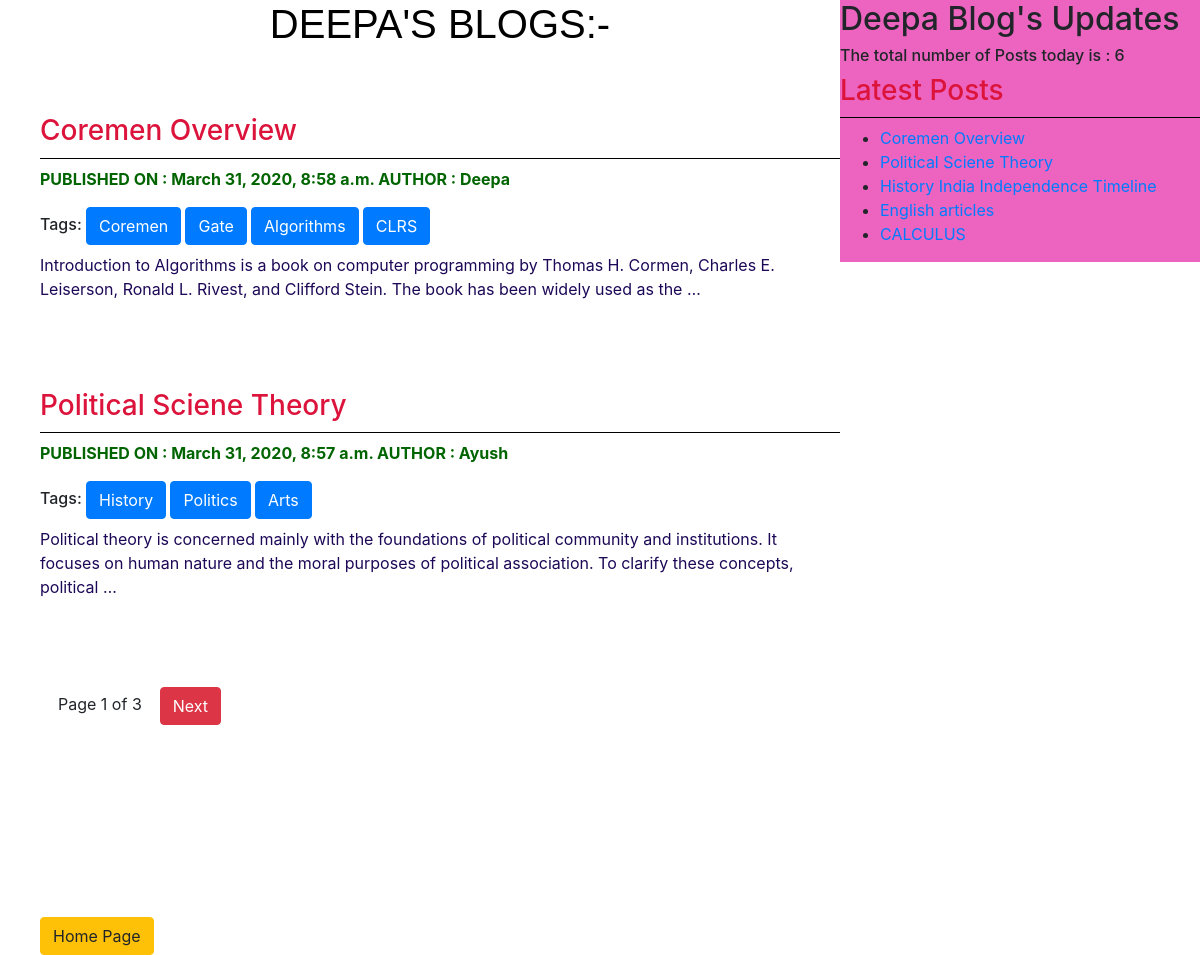
Screenshot of /post/home/ with the database file from the repository.
### blogapp/models.py (models this page shows, shortened)
class Post(models.Model):
    STATUS=(('draft','Draft'),('published','Published'))
    title = models.CharField(max_length = 150)
    slug = models.SlugField(max_length = 50, unique_for_date='publish')
    author= models.ForeignKey(User, related_name='blog_posts', on_delete=models.CASCADE)
    body = models.TextField()
    publish = models.DateTimeField(default=0,null=True)
    created = models.DateTimeField( auto_now_add=True)
    updated = models.DateTimeField(auto_now=True)
    status = models.CharField(max_length = 10, choices=STATUS, default='draft')
    tags=TaggableManager()
    class Meta:
        ordering=('-publish',)
    def get_absolute_url(self):
        kwargs = {'year': self.publish.year,
              'month': self.publish.strftime('%m').lower(),
              'day': self.publish.strftime('%d'),
              'post': self.slug,
                }
        return reverse("blogapp:post-details",args=[self.publish.year,self.publish.strftime('%m'),self.publish.strftime('%d'),self.slug])

### blogapp/views.py (the view)
# urls.py: path('home/',views.post_view,name='home'),
def post_view(request,tag_slug=None):
    post_list_view=Post.objects.all()
    tag=None
    if tag_slug:
        tag=get_object_or_404(Tag,slug=tag_slug)
        post_list_view=post_list_view.filter(tags__in=[tag])
    paginator=Paginator(post_list_view,2)
    page_number=request.GET.get('page')
    try:
        post_list_view=paginator.page(page_number)
    except PageNotAnInteger:
        post_list_view=paginator.page(1)
    except EmptyPage:
        post_list_view=paginator.page(paginator.num_pages)
    return render(request, 'blogapp/post_list.html', {'post_list_view':post_list_view,'tag':tag})

### blogapp/templatetags/blogapp_tags.py (called while the page is built)
@register.simple_tag(name='my_tag')
def total_posts():
    return Post.objects.count()

@register.inclusion_tag('blogapp/latest.html')
def show_posts():
    latest_post=Post.objects.order_by('-publish')[:5]
    return{'latest_post':latest_post}

### templates/blogapp/post_list.html (shortened to what this page needs)
<!DOCTYPE html>
{% extends 'blogapp/base.html' %}
{% block content %}
<h1>DEEPA'S BLOGS:-</h1><br><br>
    {%for post in post_list_view%}
    <a href="{{post.get_absolute_url}}"><h3>{{post.title}}</h3></a>
    <p id='date'>PUBLISHED ON : {{post.publish}}     AUTHOR : {{post.author|title}}  </p>
    <h6>Tags:
    {% for tag in post.tags.all %}
        <a href="/post/tag/{{tag.slug}}"><input type="button" class="btn btn-primary btn-small" value="{{tag.name}}" ></a>
        {%endfor%}
    </h6>
    <p id='au_date'>{{post.body|truncatewords:30}}</p> <br><br><br>
    {%endfor%}
    {%include 'blogapp/pagination.html' with page=post_list_view %}
{% endblock content %}

### templates/blogapp/base.html (shortened to what this page needs)
<!DOCTYPE html>
{% load blogapp_tags %}
{% load static %}
<html lang="en">
<head>
        <link rel="stylesheet" href="{% static 'css/post.css' %}">
        <link rel="stylesheet" href="https://stackpath.bootstrapcdn.com/bootstrap/4.4.1/css/bootstrap.min.css">
    </head>
<body>
    <div>
        <div class="content">
            {% block content %}
            {% endblock content %} <br><br><br><br><br><br><br><br>
            <a href="/post/home"><input type="button" class="btn btn-warning btn-large" value="Home Page"></a>
        </div>
        <div class='sidebar'>
            <h2>Deepa Blog's Updates</h2>
            <h6>The total number of Posts today is : {% my_tag %}</h6>
            <h3>Latest Posts</h3>{% show_posts %}
        </div>
    </div>
</body>
</html>

### templates/blogapp/pagination.html (shortened to what this page needs)
<div class="paginator">
    &nbsp;&nbsp;&nbsp;
    Page {{page.number}} of {{page.paginator.num_pages}}&nbsp;&nbsp;&nbsp;
    {%if page.has_next%}
    <a href="?page={{page.next_page_number}}"><input type="button" class="btn btn-danger btn-small" value="Next"></a>
    {%endif%}
</div>

### templates/blogapp/latest.html
    <ul>
        {% for p in latest_post %}
        <li><a href="p.get_absolute_url">{{p.title}}</a></li>
        {% endfor %}
    </ul>

### static/css/post.css (style rules this page uses)
.content { width: 70%; float: left; height: 100%; padding-left: 40px; }
.sidebar { width: 30%; float: right; height: 100%; background-color:#ec64bf; }
h1 { font-size: 100px; border-bottom: 2px black thick; font-family: 'Lucida Sans', 'Lucida Sans Regular', 'Lucida Grande', 'Lucida Sans Unicode', Geneva, Verdana, sans-serif; text-align: center; border-bottom: black; color:black; padding-bottom: 10px; font-weight: bolder; }
h3 { font-weight: bold; border-bottom: 1px black solid; padding-bottom: 10px; font-stretch: underline; color: crimson; }
#date { color: darkgreen; font-weight:bold; }
#au_date { color: rgb(29, 8, 87); }

### rows the page displays
Post: title "Coremen Overview", publish "March 31, 2020, 8:58 a.m.", author "Deepa", body "Introduction to Algorithms is a book on computer programming by Thomas H. Cormen, Charles E. Leiserson, Ronald L. Rivest, and Clifford Stein. The book has been widely used as the …"
Tag: name "Coremen"
Tag: name "Gate"
Tag: name "Algorithms"
Tag: name "CLRS"
Post: title "Political Sciene Theory", publish "March 31, 2020, 8:57 a.m.", author "Ayush", body "Political theory is concerned mainly with the foundations of political community and institutions. It focuses on human nature and the moral purposes of political association. To clarify these concepts, political …"
Tag: name "History"
Tag: name "Politics"
Tag: name "Arts"
Post: title "History India Independence Timeline"
Post: title "English articles"
Post: title "CALCULUS"

### other values shown
{{ page.number }} "1"
{{ page.paginator.num_pages }} "3"
